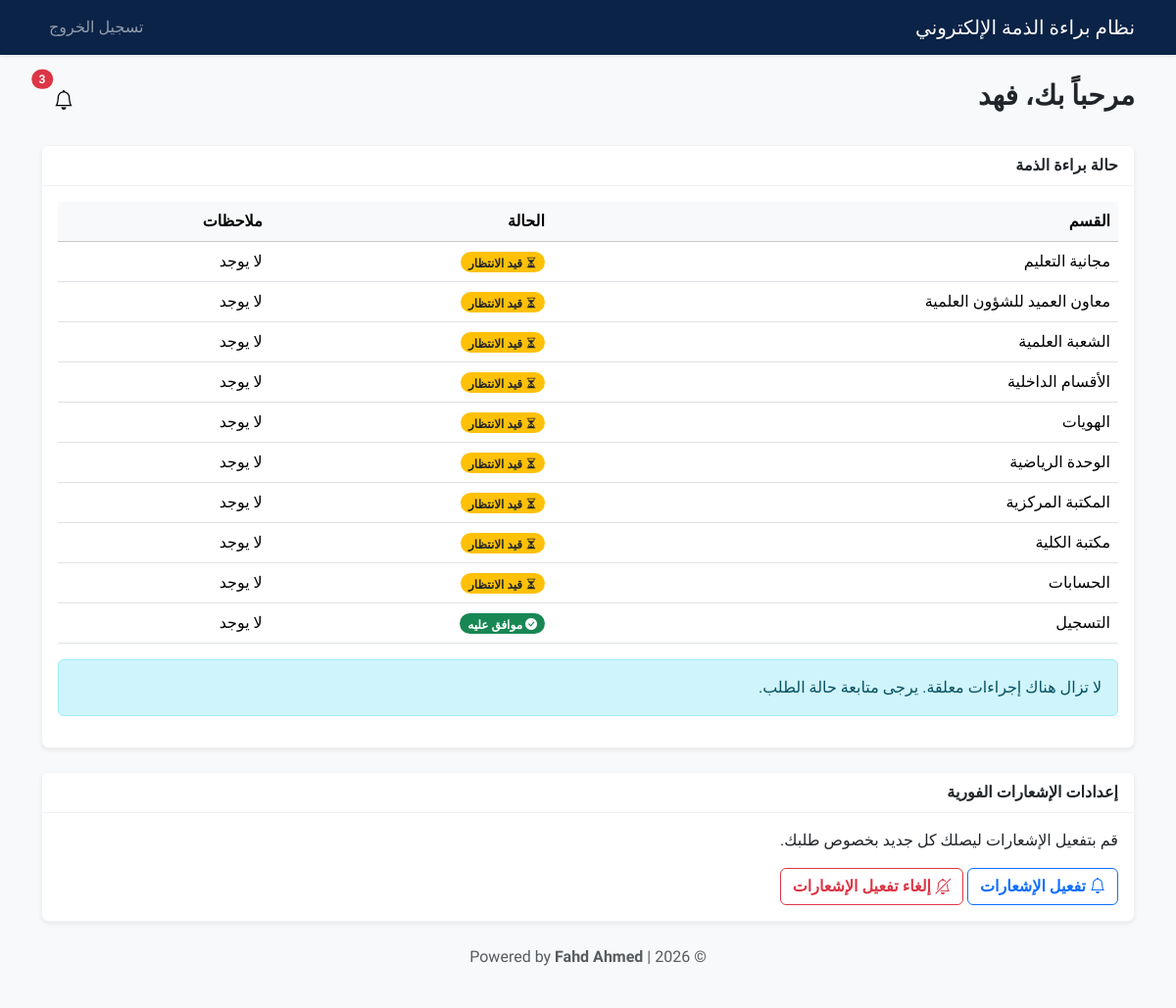
/student (signed in), run on the app's committed database.
### app/models.py (models this page shows, shortened)
class User(db.Model, UserMixin):
    id = db.Column(db.Integer, primary_key=True)
    university_id = db.Column(db.String(20), unique=True, nullable=True)  # الرقم الجامعي (خاص بالطلاب)
    username = db.Column(db.String(50), unique=True, nullable=True)       # اسم المستخدم (للموظفين والمدراء)
    email = db.Column(db.String(120), unique=True, nullable=True)         # البريد الإلكتروني
    password_hash = db.Column(db.String(255), nullable=False)             # كلمة المرور المشفرة
    role = db.Column(db.String(20), nullable=False)  # دور المستخدم: 'student', 'system_admin', 'section_head'
    full_name = db.Column(db.String(100), nullable=True) # الاسم الكامل (للعرض فقط)
    department = db.Column(db.String(100), nullable=True) # الشعبة (للموظفين والطلاب)
    college = db.Column(db.String(100), nullable=True)    # الكلية (للطلاب)
    stage = db.Column(db.String(50), nullable=True)       # المرحلة الدراسية (للطلاب)
    study_type = db.Column(db.String(50), nullable=True)  # نوع الدراسة: صباحي/مسائي (للطلاب)
    created_at = db.Column(db.DateTime, default=datetime.utcnow) # تاريخ إنشاء الحساب

class ClearanceStatus(db.Model):
    id = db.Column(db.Integer, primary_key=True)
    student_id = db.Column(db.Integer, db.ForeignKey('user.id'), nullable=False) # معرف الطالب
    department = db.Column(db.String(100), nullable=False)  # اسم الشعبة المعنية بالموافقة
    status = db.Column(db.String(20), default='pending')  # الحالة: pending (قيد الانتظار), approved (موافق), rejected (مرفوض)
    comment = db.Column(db.Text, nullable=True) # ملاحظات مسؤول الشعبة
    updated_at = db.Column(db.DateTime, default=datetime.utcnow) # تاريخ آخر تحديث
    student = db.relationship('User', backref='clearance_statuses')

### app/routes/__init__.py (the view)
@main_routes.route('/student')
@login_required
def student():
    if current_user.role != 'student':
        return redirect(url_for('main.login'))
    records = ClearanceStatus.query.filter_by(student_id=current_user.id).all()
    all_app = all(r.status == 'approved' for r in records)
    form = ClearanceRequestForm()
    return render_template(
        'student.html',
        student=current_user,
        clearance_records=records,
        all_approved=all_app,
        vapid_public_key=current_app.config.get('VAPID_PUBLIC_KEY'),
        DEPARTMENTS=DEPARTMENTS,
        form=form
    )

### app/__init__.py (called while the page is built)
def format_local_time(utc_dt):
    if not utc_dt:
        return ""
    local_dt = utc_dt + timedelta(hours=3)
    return local_dt.strftime('%Y-%m-%d %H:%M')

def create_app():
    root = os.path.abspath(os.path.join(os.path.dirname(__file__), '..'))
    app = Flask(
        __name__,
        static_folder=os.path.join(root, 'static'),
        static_url_path=''
    )
    app.config.from_object('config')
    app.config['SECRET_KEY'] = '4a8a6021f1e313a3f4e1f7d2f9d7c8c8b6a3e1d1f2a3a1b5'
    app.config['SQLALCHEMY_DATABASE_URI'] = 'mysql+pymysql://root:@localhost/clearance_db'
    db.init_app(app)
    login_manager.init_app(app)
    csrf.init_app(app)  # تفعيل حماية CSRF
    mail.init_app(app)
    login_manager.login_view = 'main.login'
    @login_manager.user_loader
    def load_user(user_id):
        return User.query.get(int(user_id))
    app.register_blueprint(main_routes)
    app.jinja_env.filters['local_time'] = format_local_time
    @app.context_processor
    def inject_now():
        return {'now': datetime.utcnow()}
    return app

### app/templates/student.html (shortened to what this page needs)
{% extends "base.html" %}
{% block content %}
<div class="d-flex justify-content-between align-items-center mb-4">
    <h3>مرحباً بك، {{ student.full_name or student.username }}</h3>
    <button class="btn btn-light position-relative" type="button" id="notificationDropdown" data-bs-toggle="dropdown"
        aria-expanded="false">
        <i class="bi bi-bell fs-5"></i>
        {% set unread = current_user.notifications|selectattr('is_read','equalto',False)|list|length %}
        {% if unread > 0 %}
        <span
            class="badge bg-danger rounded-pill position-absolute top-0 start-100 translate-middle notification-badge">{{
            unread }}</span>
        {% endif %}
    </button>
</div>
<div class="card">
    <div class="card-header">
        حالة براءة الذمة
    </div>
    <div class="card-body">
        {% set total_departments = DEPARTMENTS|length %}
        {% set total_records = clearance_records|length %}
        {% if total_records == 0 %}
        <p>لم تقم بطلب براءة ذمة بعد.</p>
        <form action="{{ url_for('main.request_clearance') }}" method="POST">
            {{ form.csrf_token }}
            <button type="submit" class="btn btn-primary">بدء طلب براءة ذمة</button>
        </form>
        {% else %}
        <table class="table table-hover">
            <thead class="table-light">
                <tr>
                    <th>القسم</th>
                    <th>الحالة</th>
                    <th>ملاحظات</th>
                </tr>
            </thead>
            <tbody>
                {% for record in clearance_records %}
                <tr>
                    <td>{{ record.department }}</td>
                    <td>
                        {% if record.status == 'approved' %}
                        <span class="badge bg-success rounded-pill"><i class="bi bi-check-circle-fill status-icon"></i>
                            موافق
                            عليه</span>
                        {% elif record.status == 'rejected' %}
                        <span class="badge bg-danger rounded-pill"><i class="bi bi-x-circle-fill status-icon"></i>
                            مرفوض</span>
                        {% else %}
                        <span class="badge bg-warning text-dark rounded-pill"><i
                                class="bi bi-hourglass-split status-icon"></i> قيد
                            الانتظار</span>
                        {% endif %}
                    </td>
                    <td>{{ record.comment or 'لا يوجد' }}</td>
                </tr>
                {% endfor %}
            </tbody>
        </table>
        {% if total_records == total_departments and all_approved %}
        <div class="alert alert-success mt-3">
            <h5 class="alert-heading">تهانينا!</h5>
            <p>لقد اكتملت براءة الذمة الخاصة بك. يمكنك الآن طباعة النموذج النهائي.</p>
        </div>
        <a href="{{ url_for('main.download_clearance_form') }}" class="btn btn-success"><i
                class="bi bi-printer-fill"></i> طباعة نموذج براءة الذمة</a>
        {% else %}
        <div class="alert alert-info mt-3">
            لا تزال هناك إجراءات معلقة. يرجى متابعة حالة الطلب.
        </div>
        {% endif %}
        {% endif %}
    </div>
</div>
<div class="card mt-4">
    <div class="card-header">
        إعدادات الإشعارات الفورية
    </div>
    <div class="card-body">
        <p>قم بتفعيل الإشعارات ليصلك كل جديد بخصوص طلبك.</p>
        <button id="enable-notifications" class="btn btn-outline-primary" data-vapid-key="{{ vapid_public_key }}">
            <i class="bi bi-bell"></i> تفعيل الإشعارات
        </button>
        <button id="disable-notifications" class="btn btn-outline-danger">
            <i class="bi bi-bell-slash"></i> إلغاء تفعيل الإشعارات
        </button>
    </div>
</div>
{% endblock %}

### app/static/css/styles.css (style rules this page uses)
:root { --primary-color: #0d6efd; --secondary-color: #6c757d; --light-bg: #f8f9fa; --dark-text: #212529; --border-radius: 0.5rem; }
body { font-family: 'Cairo', sans-serif; background-color: var(--light-bg); color: var(--dark-text); }
.card { border: 1px solid rgba(0, 0, 0, .05); border-radius: var(--border-radius); box-shadow: 0 0.125rem 0.25rem rgba(0, 0, 0, 0.075); }
.card-header { background-color: white; border-bottom: 1px solid rgba(0, 0, 0, .05); font-weight: 600; }
h1, h2, h3, h4, h5, h6 { font-weight: 700; }
.btn { font-family: 'Cairo', sans-serif; font-weight: 600; }
.table th { font-weight: 600; }

### data on the page
User: full_name "فهد"
ClearanceStatus: department "مجانية التعليم", status "pending" (drawn), comment "لا يوجد"
ClearanceStatus: department "معاون العميد للشؤون العلمية", status "pending" (drawn), comment "لا يوجد"
ClearanceStatus: department "الشعبة العلمية", status "pending" (drawn), comment "لا يوجد"
ClearanceStatus: department "الأقسام الداخلية", status "pending" (drawn), comment "لا يوجد"
ClearanceStatus: department "الهويات", status "pending" (drawn), comment "لا يوجد"
ClearanceStatus: department "الوحدة الرياضية", status "pending" (drawn), comment "لا يوجد"
ClearanceStatus: department "المكتبة المركزية", status "pending" (drawn), comment "لا يوجد"
ClearanceStatus: department "مكتبة الكلية", status "pending" (drawn), comment "لا يوجد"
ClearanceStatus: department "الحسابات", status "pending" (drawn), comment "لا يوجد"
ClearanceStatus: department "التسجيل", status "approved" (drawn), comment "لا يوجد"

### other printed values
{{ unread }} "3"
